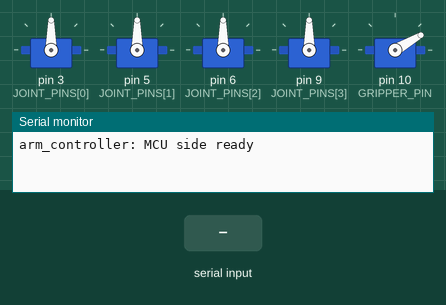
This sketch was run on a simulated Arduino Uno, built with avr-gcc and run on an emulated ATmega328P. On the bench: 5 × servo, the last lines printed to the serial monitor. The test bench sets the inputs (shaded band).

Above: at 1.2 s.
1.3 s: "SERVO:\n" received over Serial
At 2.2 s:
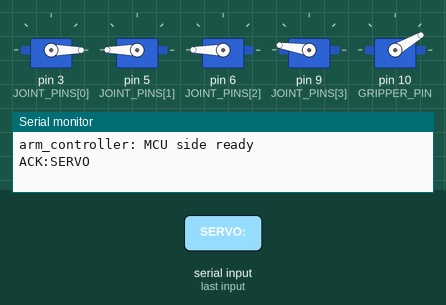
2.8 s: "GRIP:CLOSE\n" received over Serial
At 3.4 s:
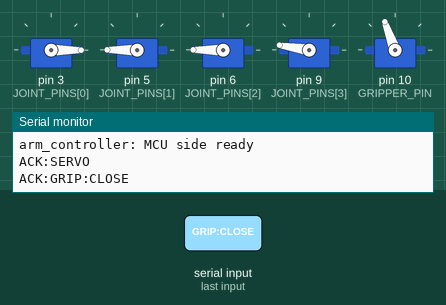
4.3 s: "HOME\n" received over Serial
At 5.5 s:
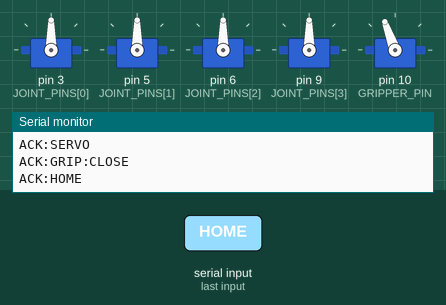
5.8 s: "SERVO:90\n" received over Serial
At 6.8 s:
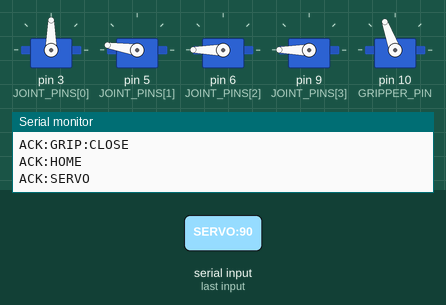
7.3 s: "GRIP:OPEN\n" received over Serial
At 8.0 s:
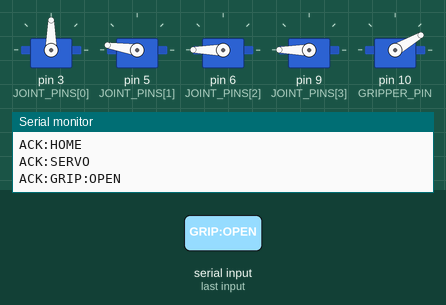
8.8 s: "SERVO::45\n" received over Serial
At 9.1 s:
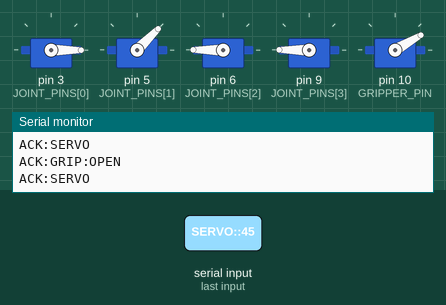
Timing chart, 0 to 11.3 s (numbered marks = the images above; inputs shaded):
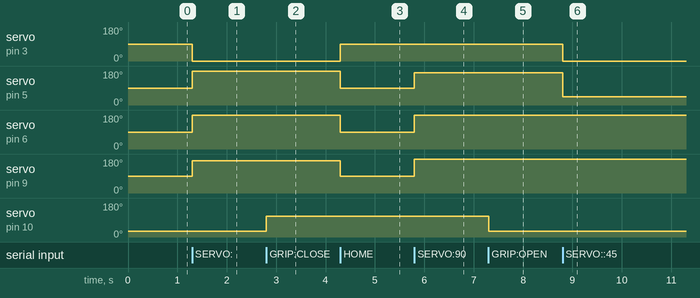

Measured:
- after the input at 1.3 s, servo on pin 3 (JOINT_PINS[0]): 90° → 0° at once; servo on pin 5 (JOINT_PINS[1]), servo on pin 6 (JOINT_PINS[2]): 90° → 180° at once; servo on pin 9 (JOINT_PINS[3]): 90° → 171° at once
- after the input at 2.8 s, servo on pin 10 (GRIPPER_PIN): 30° → 110° at once
- after the input at 4.3 s, servo on pin 3 (JOINT_PINS[0]): 0° → 90° at once; servo on pin 5 (JOINT_PINS[1]), servo on pin 6 (JOINT_PINS[2]): 180° → 90° at once; servo on pin 9 (JOINT_PINS[3]): 171° → 90° at once
- after the input at 5.8 s, servo on pin 5 (JOINT_PINS[1]): 90° → 171° at once; servo on pin 6 (JOINT_PINS[2]), servo on pin 9 (JOINT_PINS[3]): 90° → 180° at once
- after the input at 7.3 s, servo on pin 10 (GRIPPER_PIN): 110° → 30° at once
- after the input at 8.8 s, servo on pin 3 (JOINT_PINS[0]): 90° → 0° at once; servo on pin 5 (JOINT_PINS[1]): 171° → 45° at once

The sketch:

arm_controller.ino
```cpp
/*
  arm_controller.ino
  -------------------
  Runs on the STM32U585 (MCU) side of the Arduino UNO Q.

  Responsibilities (real-time side):
    - Drive the robotic arm's servo motors (joints + gripper) via
      hardware PWM.
    - Apply safety limits so no joint is commanded outside its safe
      range of motion.
    - Listen for target-position commands sent from the MPU (Linux/Python)
      side over the internal UNO Q bridge / serial link.

  All perception (camera input, hand tracking, gesture interpretation)
  happens on the MPU side in app/main.py, which sends this sketch simple
  text commands — this side only executes them.
*/

#include <Arduino.h>
#include <Servo.h>

// Adjust pin numbers and joint count to match your physical arm.
const int NUM_JOINTS = 4;                          // e.g. base, shoulder, elbow, wrist
const int JOINT_PINS[NUM_JOINTS] = {3, 5, 6, 9};
const int GRIPPER_PIN = 10;

const int GRIPPER_OPEN_ANGLE  = 30;
const int GRIPPER_CLOSE_ANGLE = 110;

// Per-joint safe operating limits — tune these to your arm's mechanical range.
const int JOINT_MIN_ANGLE[NUM_JOINTS] = {0, 20, 10, 0};
const int JOINT_MAX_ANGLE[NUM_JOINTS] = {180, 160, 170, 180};

Servo joints[NUM_JOINTS];
Servo gripper;
int currentAngle[NUM_JOINTS];

String inputBuffer = "";

void setup() {
  // initialises the servos, moves to a safe home position, and opens the serial link
  for (int i = 0; i < NUM_JOINTS; i++) {
    joints[i].attach(JOINT_PINS[i]);
    currentAngle[i] = 90;
  }
  gripper.attach(GRIPPER_PIN);

  goHome();
  openGripper();

  Serial.begin(115200);
  while (!Serial) { ; }
  Serial.println("arm_controller: MCU side ready");
}

void loop() {
  // continuously checks for incoming target-position commands from the MPU side
  readSerialMessage();
}

void readSerialMessage() {
  while (Serial.available() > 0) {
    char c = Serial.read();
    if (c == '\n') {
      handleMessage(inputBuffer);
      inputBuffer = "";
    } else {
      inputBuffer += c;
    }
  }
}

// Expected message formats from app/arm_bridge.py (control_servos / control_gripper):
//   SERVO:<j0>:<j1>:<j2>:<j3>     e.g. SERVO:90:120:60:100
//   GRIP:CLOSE
//   GRIP:OPEN
//   HOME
void handleMessage(const String &msg) {
  if (msg.startsWith("SERVO:")) {
    applyJointCommand(msg.substring(6));
    ack("SERVO");
  } else if (msg == "GRIP:CLOSE") {
    closeGripper();
    ack("GRIP:CLOSE");
  } else if (msg == "GRIP:OPEN") {
    openGripper();
    ack("GRIP:OPEN");
  } else if (msg == "HOME") {
    goHome();
    ack("HOME");
  }
}

void ack(const String &what) {
  Serial.print("ACK:");
  Serial.println(what);
}

// map_servo_positions() on the MPU side already computes target angles;
// this just parses and applies them, enforcing each joint's safe limits.
void applyJointCommand(String payload) {
  int targets[NUM_JOINTS];
  int startIdx = 0;
  for (int i = 0; i < NUM_JOINTS; i++) {
    int sep = payload.indexOf(':', startIdx);
    String token = (sep == -1) ? payload.substring(startIdx) : payload.substring(startIdx, sep);
    targets[i] = constrain(token.toInt(), JOINT_MIN_ANGLE[i], JOINT_MAX_ANGLE[i]);
    startIdx = sep + 1;
    if (sep == -1) break;
  }

  for (int i = 0; i < NUM_JOINTS; i++) {
    joints[i].write(targets[i]);
    currentAngle[i] = targets[i];
  }
}

void openGripper() {
  gripper.write(GRIPPER_OPEN_ANGLE);
}

void closeGripper() {
  gripper.write(GRIPPER_CLOSE_ANGLE);
}

void goHome() {
  for (int i = 0; i < NUM_JOINTS; i++) {
    joints[i].write(90);
    currentAngle[i] = 90;
  }
}
```
